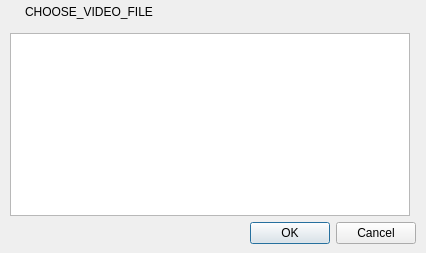
<?xml version="1.0" encoding="UTF-8"?>
<ui version="4.0">
 <class>VideoFileChooseDialog</class>
 <widget class="QWidget" name="VideoFileChooseDialog">
  <property name="geometry">
   <rect>
    <x>0</x>
    <y>0</y>
    <width>426</width>
    <height>253</height>
   </rect>
  </property>
  <property name="windowTitle">
   <string>CHOOSE_VIDEO_FILE</string>
  </property>
  <property name="windowIcon">
   <iconset resource="../../../Resources/ltorrent.qrc">
    <normaloff>:/icons/app.ico</normaloff>:/icons/app.ico</iconset>
  </property>
  <layout class="QVBoxLayout" name="verticalLayout">
   <property name="spacing">
    <number>0</number>
   </property>
   <property name="leftMargin">
    <number>1</number>
   </property>
   <property name="topMargin">
    <number>1</number>
   </property>
   <property name="rightMargin">
    <number>1</number>
   </property>
   <property name="bottomMargin">
    <number>0</number>
   </property>
   <item>
    <widget class="QWidget" name="titleBar" native="true">
     <property name="minimumSize">
      <size>
       <width>0</width>
       <height>23</height>
      </size>
     </property>
     <property name="maximumSize">
      <size>
       <width>16777215</width>
       <height>23</height>
      </size>
     </property>
     <property name="styleSheet">
      <string notr="true"/>
     </property>
     <layout class="QHBoxLayout" name="horizontalLayout">
      <property name="spacing">
       <number>4</number>
      </property>
      <property name="leftMargin">
       <number>5</number>
      </property>
      <property name="topMargin">
       <number>0</number>
      </property>
      <property name="rightMargin">
       <number>1</number>
      </property>
      <property name="bottomMargin">
       <number>0</number>
      </property>
      <item>
       <widget class="QLabel" name="tbMenu">
        <property name="maximumSize">
         <size>
          <width>15</width>
          <height>15</height>
         </size>
        </property>
        <property name="text">
         <string/>
        </property>
        <property name="pixmap">
         <pixmap resource="../../../Resources/ltorrent.qrc">:/icons/app.ico</pixmap>
        </property>
        <property name="scaledContents">
         <bool>true</bool>
        </property>
       </widget>
      </item>
      <item>
       <widget class="QLabel" name="LTitle">
        <property name="minimumSize">
         <size>
          <width>100</width>
          <height>22</height>
         </size>
        </property>
        <property name="maximumSize">
         <size>
          <width>16777215</width>
          <height>22</height>
         </size>
        </property>
        <property name="styleSheet">
         <string notr="true"/>
        </property>
        <property name="text">
         <string>CHOOSE_VIDEO_FILE</string>
        </property>
        <property name="textFormat">
         <enum>Qt::AutoText</enum>
        </property>
       </widget>
      </item>
      <item>
       <widget class="QPushButton" name="pbClose">
        <property name="minimumSize">
         <size>
          <width>22</width>
          <height>22</height>
         </size>
        </property>
        <property name="maximumSize">
         <size>
          <width>22</width>
          <height>22</height>
         </size>
        </property>
        <property name="iconSize">
         <size>
          <width>22</width>
          <height>22</height>
         </size>
        </property>
        <property name="flat">
         <bool>true</bool>
        </property>
       </widget>
      </item>
     </layout>
    </widget>
   </item>
   <item>
    <widget class="QWidget" name="m_centralWidget" native="true">
     <layout class="QGridLayout" name="mainLayout" rowstretch="2,0">
      <item row="1" column="0" colspan="2">
       <widget class="QDialogButtonBox" name="buttonBox">
        <property name="standardButtons">
         <set>QDialogButtonBox::Cancel|QDialogButtonBox::Ok</set>
        </property>
       </widget>
      </item>
      <item row="0" column="0">
       <widget class="QListView" name="listView"/>
      </item>
     </layout>
    </widget>
   </item>
  </layout>
 </widget>
 <resources>
  <include location="../../../Resources/ltorrent.qrc"/>
  <include location="../../../Resources/ltorrent.qrc"/>
 </resources>
 <connections/>
 <slots>
  <slot>SendReport()</slot>
 </slots>
</ui>
